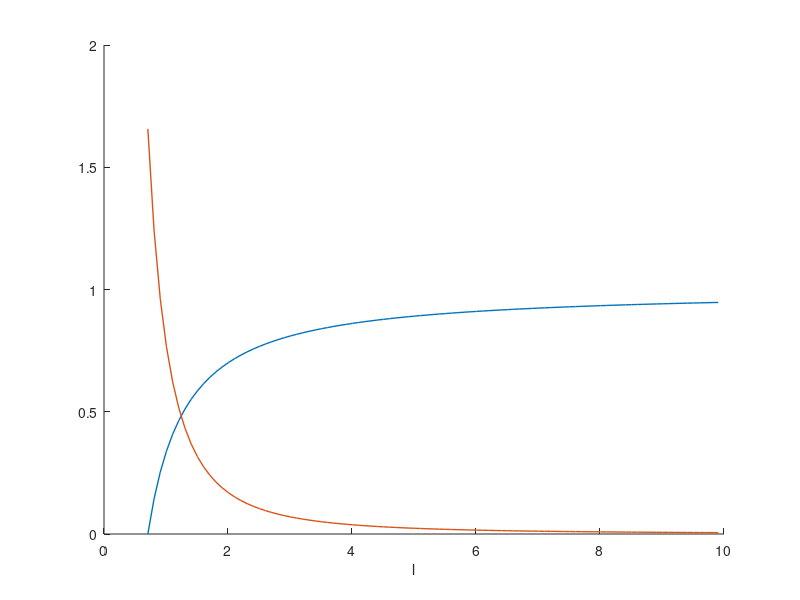

Write the MATLAB code that produced this figure. (Note: this script raises an error after producing the figure.)


c = 0.5;

l = (sqrt(c):0.1:10);

x = l./1;

y1 = (1-c*x.^(-2))./(1+c*x.^(-1));

y2 = (c*(x.^2+2.*x+c))./(x.^2+c.*x).^2;


figure;


hold on;

plot(l,y1,'LineWidth',1);

plot(l,y2,'LineWidth',1);

xlabel('l')
xline(sqrt(c),'LineStyle','--')
yline(1,'LineStyle','--')
legend('y1','y2','sqrt(c)','1')